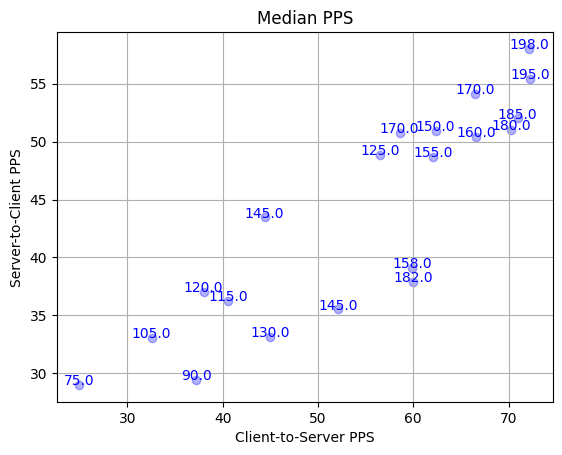
#> input picture medainPPS.png, 562 x 455 px, given as the content of the folder ../../medainPPS.png, which was not available
$ python ping_diagnostic_V2_gm.py ../../medainPPS.png
#> lines starting #> are read from the running program, lines starting #| are printed output that depends on the picture; after the words box and inside, x2 and y2 are one past the last pixel; in counts of white or black regions, pixels touching at a corner belong together
'''
שם הקובץ: ping_diagnostic_V2_gm.py
---------------------------------
הסבר: סקריפט לאבחון תיקייה שלמה. הוא סורק את כל התמונות ומציג דו"ח
של כל הספרות שקיבלו ציון נמוך מהסף (0.75).

מה הקוד עושה:
1. עובר על כל קבצי ה-PNG בתיקייה שניתנה.
2. מחשב את ציון ההתאמה (Confidence) לכל ספרה בכל תמונה.
3. מדפיס דו"ח של "המקרים הקשים" - אלו שקיבלו ציון בין 0.50 ל-0.78.

איך משתמשים:
python3 ping_diagnostic_V2_gm.py ./117_Relevant_Picture

דוגמת הרצה:
michael@michael-VirtualBox:~/Documents/ping_extractor$ python3 ping_diagnostic_V2_gm.py ./117_Relevant_Picture
'''

import cv2
import numpy as np
import sys
from pathlib import Path

DIGIT_SIZE = (40, 64)
TEMPLATES_DIR = Path("digits_font/0_9")

def load_all_templates():
    templates = {i: [] for i in range(10)}
    if not TEMPLATES_DIR.exists(): return templates
    for i in range(10):
        folder = TEMPLATES_DIR / str(i)
        if folder.exists():
            for p in folder.glob("*.png"):
                t = cv2.imread(str(p), cv2.IMREAD_GRAYSCALE)
                if t is not None:
                    templates[i].append(cv2.resize(t, DIGIT_SIZE))
    return templates

def run_diagnostic_batch(folder_path):
#> called with folder_path = '../../medainPPS.png'
    templates = load_all_templates()
    images = sorted(list(Path(folder_path).glob("*.png")))

    print(f"\n{'Image Name':<40} | {'Pos':<3} | {'Best':<4} | {'Score':<6} | {'Status'}")
    print("-" * 80)

    for img_p in images:
        img = cv2.imread(str(img_p))
#> img is the input picture: shape (455, 562, 3); mean B, G, R 249.6, 247.1, 247.1
        if img is None: continue

        hsv = cv2.cvtColor(img, cv2.COLOR_BGR2HSV)
#> hsv: shape (455, 562, 3); mean H, S, V 2.5, 2.6, 249.6
        # בודק את כל המסכות כדי למצוא את הספרות
        mask_w = cv2.inRange(hsv, np.array([0, 0, 180]), np.array([180, 50, 255]))
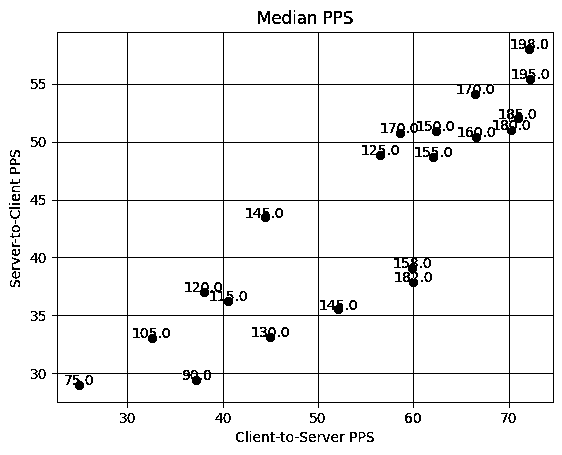
#> mask_w: shape (455, 562); 95% white; black in thin lines or dots
        mask_y = cv2.inRange(hsv, np.array([15, 80, 80]), np.array([40, 255, 255]))
#> mask_y: shape (455, 562); every value is 0
        mask_r = cv2.bitwise_or(cv2.inRange(hsv, np.array([0, 100, 80]), np.array([10, 255, 255])),
                                cv2.inRange(hsv, np.array([160, 100, 80]), np.array([180, 255, 255])))

        full_mask = cv2.bitwise_or(mask_w, cv2.bitwise_or(mask_y, mask_r))
        num_labels, _, stats, _ = cv2.connectedComponentsWithStats(full_mask)
#> num_labels = 119; stats = 119 rows, first 6: [9, 10, 545, 432, 12762], [0, 0, 562, 455, 68703], [326, 13, 4, 4, 15], [336, 13, 4, 4, 15], [274, 16, 5, 2, 9], [284, 16, 5, 6, 26]
        components = sorted([stats[i] for i in range(1, num_labels) if stats[i, cv2.CC_STAT_AREA] > 10],
                            key=lambda x: x[cv2.CC_STAT_LEFT])
#> components = 90 items, first 6: [0, 0, 562, 455, 68703], [11, 169, 4, 3, 12], [13, 227, 6, 4, 18], [40, 138, 4, 8, 26], [40, 254, 4, 8, 26], [40, 370, 4, 8, 26]

        for idx, c in enumerate(components):
            digit_crop = cv2.resize(full_mask[c[1]:c[1]+c[3], c[0]:c[0]+c[2]], DIGIT_SIZE)
            best_val, max_score = -1, -1

            for d, t_list in templates.items():
                for t in t_list:
                    res = cv2.matchTemplate(digit_crop, t, cv2.TM_CCOEFF_NORMED)
                    score = cv2.minMaxLoc(res)[1]
                    if score > max_score:
                        max_score, best_val = score, d

            # אנחנו מדפיסים רק מקרים "מעניינים" (גבוליים או נכשלים)
            if max_score < 0.80:
                status = "FAIL" if max_score < 0.75 else "MARGINAL"
                print(f"{img_p.name[:40]:<40} | {idx+1:<3} | {best_val:<4} | {max_score:.3f} | {status}")
#> this loop made 90 passes
#> c on passes 1 to 12: [0, 0, 562, 455, 68703], [11, 169, 4, 3, 12], [13, 227, 6, 4, 18], [40, 138, 4, 8, 26], [40, 254, 4, 8, 26], [40, 370, 4, 8, 26], [58, 33, 69, 51, 3519], [58, 85, 69, 57, 3933], [58, 143, 69, 57, 3933], [58, 201, 69, 56, 3864], [58, 258, 69, 57, 3933], [58, 316, 69, 57, 3933]
#| medainPPS.png                            | 1   | -1   | -1.000 | FAIL
#| medainPPS.png                            | 2   | -1   | -1.000 | FAIL
#| medainPPS.png                            | 3   | -1   | -1.000 | FAIL
#| medainPPS.png                            | 4   | -1   | -1.000 | FAIL
#| medainPPS.png                            | 5   | -1   | -1.000 | FAIL
#| medainPPS.png                            | 6   | -1   | -1.000 | FAIL
#| medainPPS.png                            | 7   | -1   | -1.000 | FAIL
#| medainPPS.png                            | 8   | -1   | -1.000 | FAIL
#> (further printed lines are left out)
#> pass 1, in run_diagnostic_batch, `digit_crop = cv2.resize(full_mask[c[1]:c[1]+c[3], c[0]:c[0]+c[2]], DIG..`:
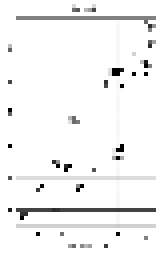
#> digit_crop: shape (64, 40) (shown 4 times larger); min 0, max 255, mean 244.4
#> pass 3, in run_diagnostic_batch, `digit_crop = cv2.resize(full_mask[c[1]:c[1]+c[3], c[0]:c[0]+c[2]], DIG..`:
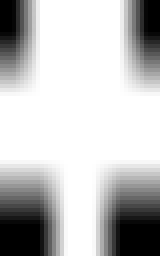
#> digit_crop: shape (64, 40) (shown 4 times larger); min 0, max 255, mean 191.2
#> after the loop:
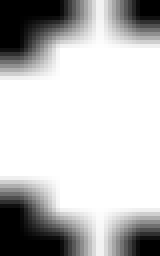
#> digit_crop: shape (64, 40) (shown 4 times larger); min 0, max 255, mean 191.2

if __name__ == "__main__":
    if len(sys.argv) > 1:
        run_diagnostic_batch(sys.argv[1])
    else:
        print("Usage: python3 ping_diagnostic_V2_gm.py <folder_path>")

$ run again, on pingCM.png
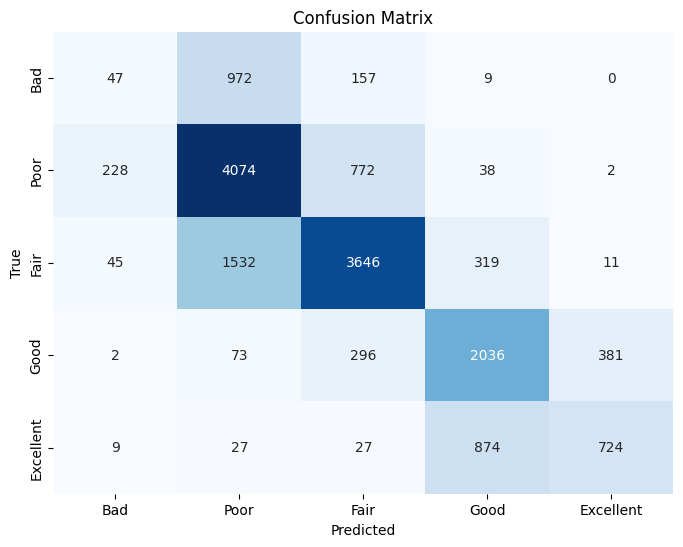
#> input picture pingCM.png, 683 x 547 px, given as the content of the folder ../../pingCM.png, which was not available
#> in run_diagnostic_batch, img is the input picture: shape (547, 683, 3); mean B, G, R 240.6, 229.8, 218.1
#> hsv: shape (547, 683, 3); mean H, S, V 80.1, 30.9, 240.6
#> in run_diagnostic_batch, `mask_w = cv2.inRange(hsv, np.array([0, 0, 180]), np.array([180, 50, 25..`:
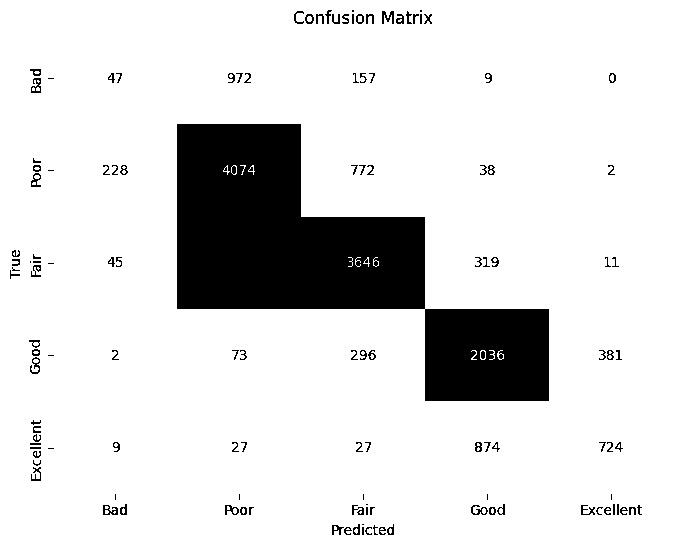
#> mask_w: shape (547, 683); 86.8% white; 128 black regions (23 under 20 px), largest, box (x1, y1, x2, y2) and area: (177, 124, 549, 401) 45447, (382, 11, 394, 24) 89, (103, 505, 118, 515) 83
#> mask_y: shape (547, 683); every value is 0
#> num_labels = 63; stats = 63 rows, first 6: [10, 10, 632, 525, 49383], [0, 0, 683, 547, 323356], [307, 16, 5, 6, 26], [358, 16, 4, 6, 24], [398, 19, 4, 3, 9], [34, 71, 6, 3, 14]
#> components = 42 items, first 6: [0, 0, 683, 547, 323356], [32, 182, 4, 3, 11], [33, 351, 6, 3, 14], [33, 359, 6, 4, 20], [34, 71, 6, 3, 14], [34, 167, 6, 3, 14]
#> the loop in run_diagnostic_batch, `for idx, c in enumerate(components):` made 42 passes
#> (printed output is left out)
#> pass 3, in run_diagnostic_batch, `digit_crop = cv2.resize(full_mask[c[1]:c[1]+c[3], c[0]:c[0]+c[2]], DIG..`:
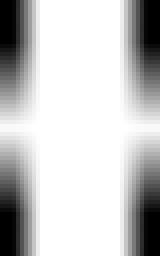
#> digit_crop: shape (64, 40) (shown 4 times larger); min 0, max 255, mean 198.2
